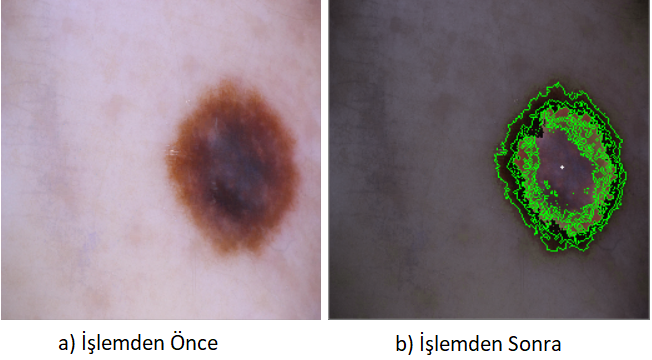
#> input picture Images/findcontur.png, 652 x 360 px
$ python -i HsvDeger.py   (imports and definitions only)
#> lines starting #> are read from the running program, lines starting #| are printed output that depends on the picture; after the words box and inside, x2 and y2 are one past the last pixel; in counts of white or black regions, pixels touching at a corner belong together
#> further down, picture is the input picture: shape (360, 652, 3); mean B, G, R 135.4, 132.5, 142.7
import numpy as np
import cv2


def karart(image):
    img = image

    hsv = cv2.cvtColor(img, cv2.COLOR_BGR2HSV)
#> hsv: shape (360, 652, 3); mean H, S, V 119.5, 41.3, 147.9
    h, s, v = cv2.split(hsv)
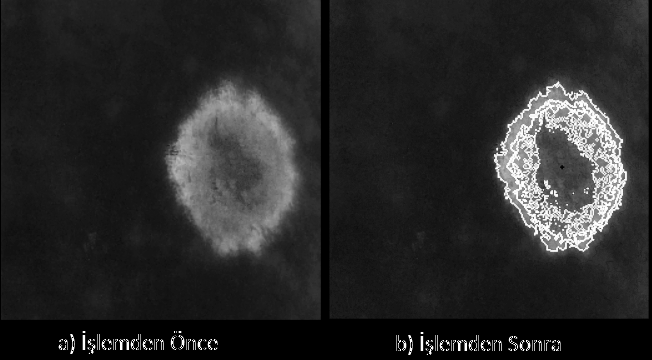
#> s: shape (360, 652); min 0, max 255, mean 41.3
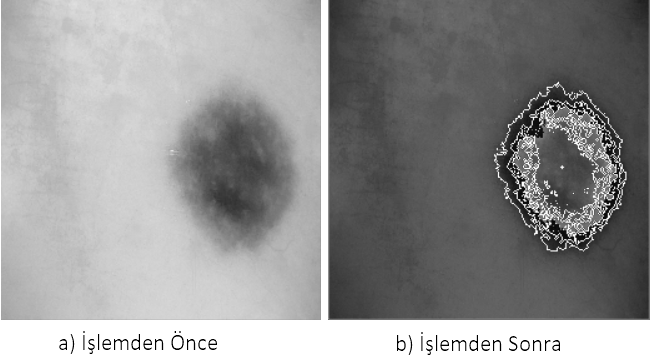
#> v: shape (360, 652); min 0, max 255, mean 147.9

    deger_max = v.max()
#> deger_max = 255

    thres = 120
    if( deger_max > thres ):

        #v[renk] = ( v[renk]*120 / deger_max )
        x = deger_max - 120
#> x = 135
        #x = int(deger_max /2)

        buyuk_deger_max = v >  thres
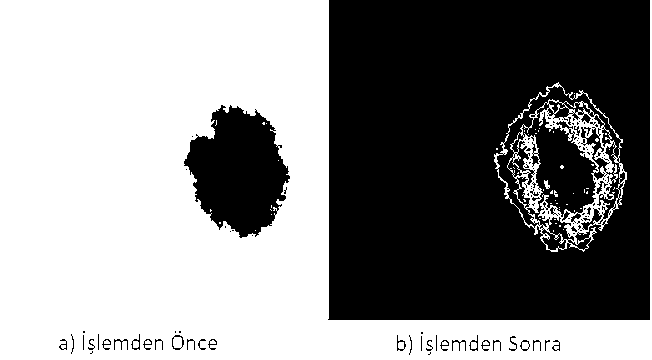
#> buyuk_deger_max: shape (360, 652) bool; 54.1% white; 124 black regions (94 under 20 px), largest, box (x1, y1, x2, y2) and area: (328, 0, 650, 320) 97052, (184, 105, 290, 238) 9198, (172, 335, 184, 350) 56

        v[buyuk_deger_max] -= x

    renk1=  h >= 160
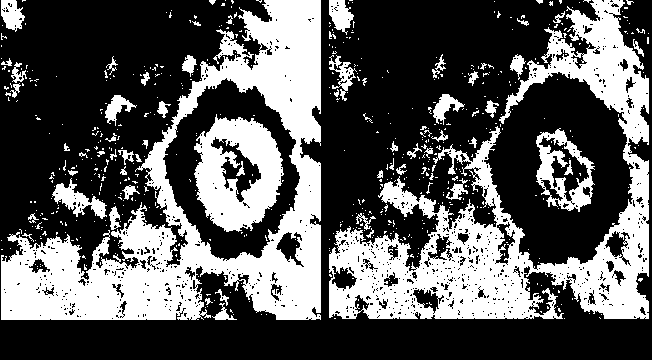
#> renk1: shape (360, 652) bool; 35.3% white; 606 white regions (542 under 20 px), largest, box (x1, y1, x2, y2) and area: (1, 0, 321, 320) 34862, (329, 0, 649, 319) 31195, (194, 114, 284, 232) 6569
    renk2 = h < 182
#> renk2: shape (360, 652) bool; every value is 1
    renk = np.logical_and(renk1, renk2)

    deger = h[renk]
    if( deger.size != 0 ):
        deger_max = deger.max()
#> deger_max = 179

        # temp = v > 120
        thres = 170
        if( deger_max > thres ):
            #v[renk] = ( v[renk]*120 / deger_max )
            x = deger_max - 18
#> x = 161
            #x = int(deger_max /2)

            buyuk_deger_max = h >  thres
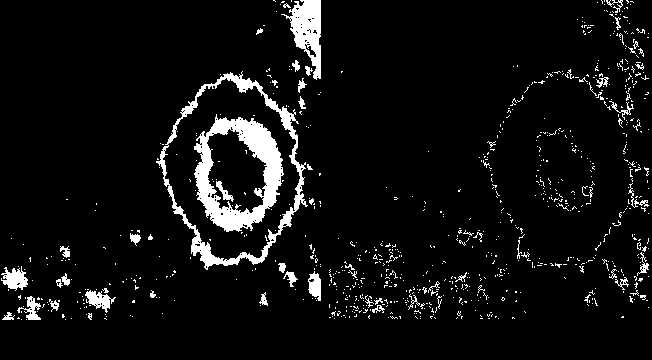
#> buyuk_deger_max: shape (360, 652) bool; 6.4% white; 831 white regions (775 under 20 px), largest, box (x1, y1, x2, y2) and area: (194, 114, 284, 232) 4326, (156, 71, 308, 270) 3046, (281, 0, 321, 80) 1534

            h[buyuk_deger_max] -= x
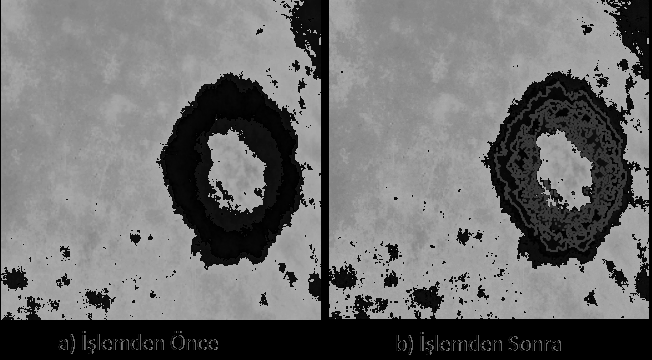
#> h: shape (360, 652); min 0, max 170, mean 109.3


    final_hsv = cv2.merge((h, s, v))
#> final_hsv: shape (360, 652, 3); mean H, S, V 109.3, 41.3, 77.9
    img = cv2.cvtColor(final_hsv, cv2.COLOR_HSV2BGR)
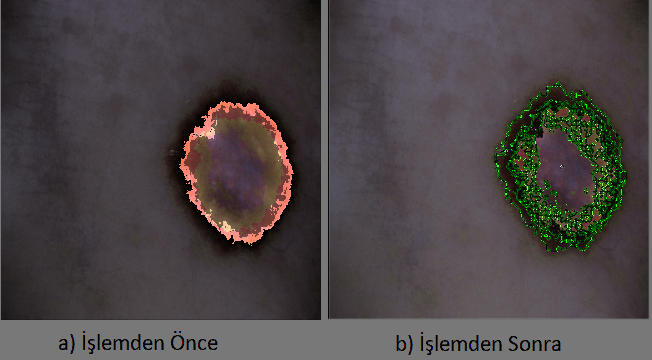
#> img: shape (360, 652, 3); mean B, G, R 69.9, 68.9, 75.3

    return img

>>> import cv2
>>> picture = cv2.imread('Images/findcontur.png')
>>> result = karart(picture)

$ run again, on Images/kıltemiz.png
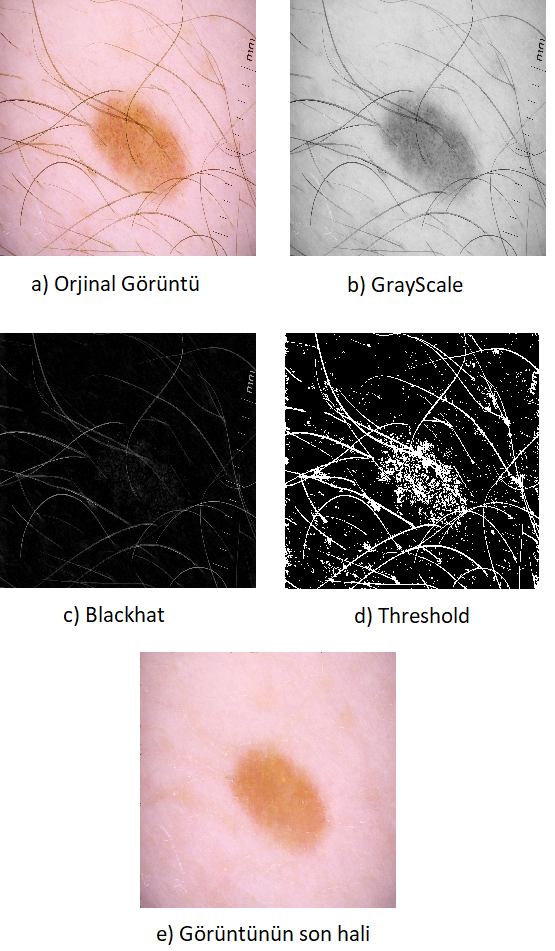
#> input picture Images/kıltemiz.png, 555 x 951 px
#> picture is the input picture: shape (951, 555, 3); mean B, G, R 172, 171.1, 182.6
#> hsv: shape (951, 555, 3); mean H, S, V 35.7, 15.1, 183
#> in karart, `deger_max = v.max()`: deger_max = 255
#> in karart, `x = deger_max - 120`: x = 135
#> in karart, `renk1=  h >= 160`:
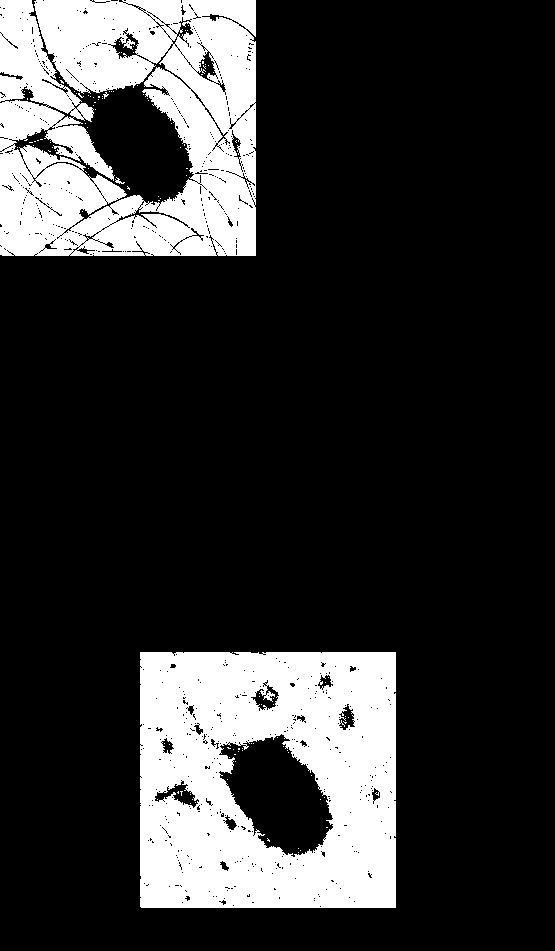
#> renk1: shape (951, 555) bool; 20.2% white; 113 white regions (110 under 20 px), largest, box (x1, y1, x2, y2) and area: (140, 652, 396, 908) 54702, (0, 0, 256, 256) 51445, (115, 177, 125, 184) 27
#> renk2: shape (951, 555) bool; every value is 1
#> in karart, `deger_max = deger.max()`: deger_max = 179
#> in karart, `x = deger_max - 18`: x = 161
#> final_hsv: shape (951, 555, 3); mean H, S, V 8, 15.1, 80.7
#> in karart, `img = cv2.cvtColor(final_hsv, cv2.COLOR_HSV2BGR)`:
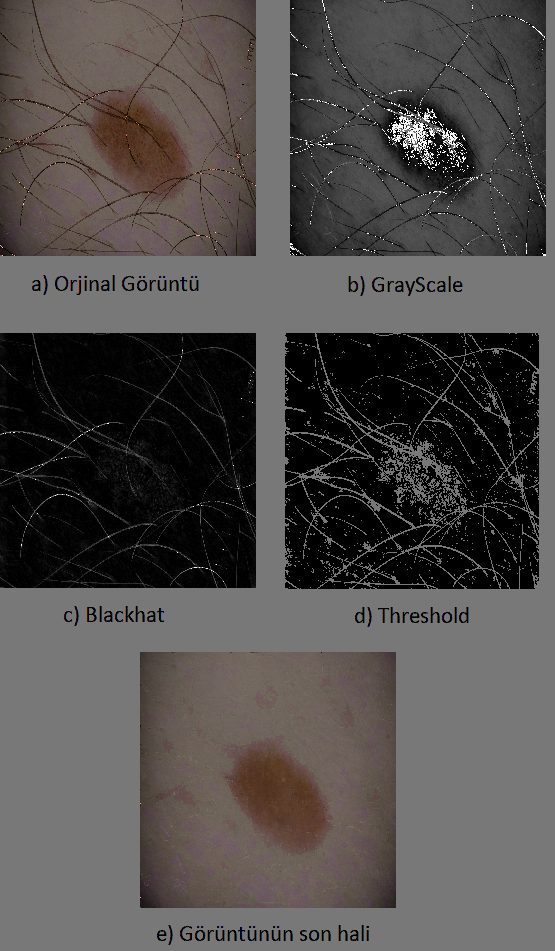
#> img: shape (951, 555, 3); mean B, G, R 75.3, 76.9, 80.5
